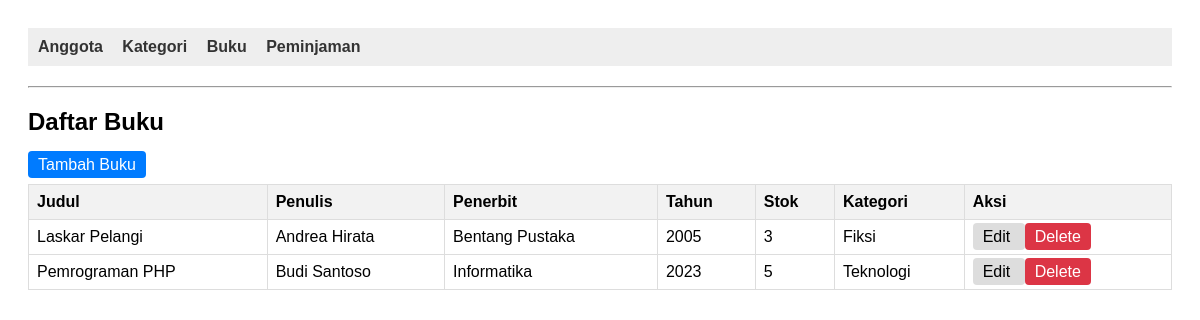
Screenshot of /index.php?entity=buku with the database file from the repository.
### tables this page shows
CREATE TABLE buku (
    id_buku INT PRIMARY KEY AUTO_INCREMENT,
    judul VARCHAR(200) NOT NULL,
    penulis VARCHAR(100) NOT NULL,
    penerbit VARCHAR(100),
    tahun_terbit YEAR,
    stok INT DEFAULT 1,
    kategori_id INT,
    FOREIGN KEY (kategori_id) REFERENCES kategori(id_kategori)
);

CREATE TABLE kategori (
    id_kategori INT PRIMARY KEY AUTO_INCREMENT,
    nama_kategori VARCHAR(50) UNIQUE NOT NULL,
    deskripsi TEXT
);

### models/Buku.php (called while the page is built, shortened)
<?php
require_once "config/Database.php";
class BukuModel
{
    private $conn;
    private $table = "buku";
    public function __construct()
    {
        $database = new Database();
        $this->conn = $database->getConnection();
    }
    public function getAll()
    {
        $query = "SELECT b.*, k.nama_kategori
                  FROM " . $this->table . " b
                  LEFT JOIN kategori k ON b.kategori_id = k.id_kategori
                  ORDER BY b.judul";
        $stmt = $this->conn->prepare($query);
        $stmt->execute();
        return $stmt->fetchAll(PDO::FETCH_ASSOC);
    }
}
?>

### config/Database.php (called while the page is built, shortened)
<?php
class Database
{
    private $host = "localhost";
    private $database = "db_library";
    private $username = "root";
    private $password = "";
    public function getConnection()
    {
        $this->conn = null;
        try {
            $this->conn = new PDO("mysql:host=" . $this->host . ";dbname=" . $this->database, $this->username, $this->password);
            $this->conn->setAttribute(PDO::ATTR_ERRMODE, PDO::ERRMODE_EXCEPTION);
        } catch (PDOException $exception) {
            echo "Connection error: " . $exception->getMessage();
        }
        return $this->conn;
    }
}

### models/Kategori.php (called while the page is built, shortened)
<?php
require_once "config/Database.php";
class KategoriModel
{
    public function __construct()
    {
        $database = new Database();
    }
}
?>

### viewmodels/BukuViewModel.php (called while the page is built, shortened)
<?php
require_once 'models/Buku.php';
require_once 'models/Kategori.php';
class BukuViewModel
{
    private $bukuModel;
    public function __construct()
    {
        $this->bukuModel = new BukuModel();
    }
    public function getBukuList()
    {
        return $this->bukuModel->getAll();
    }
}
?>

### views/buku_list.php (the view)
<?php
require_once 'views/template/header.php';
?>
<h2>Daftar Buku</h2>
<a href="index.php?entity=buku&action=add" class="btn btn-primary">Tambah Buku</a>
<table>
    <thead>
        <tr>
            <th>Judul</th>
            <th>Penulis</th>
            <th>Penerbit</th>
            <th>Tahun</th>
            <th>Stok</th>
            <th>Kategori</th>
            <th>Aksi</th>
        </tr>
    </thead>
    <tbody>
        <?php
        foreach ($bukuList as $buku):
        ?>
        <tr>
            <td><?php echo htmlspecialchars($buku['judul']); ?></td>
            <td><?php echo htmlspecialchars($buku['penulis']); ?></td>
            <td><?php echo htmlspecialchars($buku['penerbit'] ?? '-'); ?></td>
            <td><?php echo $buku['tahun_terbit']; ?></td>
            <td><?php echo $buku['stok']; ?></td>
            <td><?php echo htmlspecialchars($buku['nama_kategori'] ?? '-'); ?></td>
            <td>
                <a href="index.php?entity=buku&action=edit&id=<?php echo $buku['id_buku']; ?>" class="btn">
                    Edit
                </a>
                <a href="index.php?entity=buku&action=delete&id=<?php echo $buku['id_buku']; ?>"
                   class="btn btn-danger"
                   onclick="return confirm('Yakin hapus buku ini?')">
                    Delete
                </a>
            </td>
        </tr>
        <?php endforeach; ?>
    </tbody>
</table>
<?php
require_once 'views/template/footer.php';
?>

### index.php (shortened to what this page needs)
<?php
require_once 'viewmodels/BukuViewModel.php';
$entity = isset($_GET['entity']) ? $_GET['entity'] : 'anggota';
$action = isset($_GET['action']) ? $_GET['action'] : 'list';
if ($entity === 'anggota') {
    $anggotaVM = new AnggotaViewModel();
    switch ($action) {
        case 'list':
            $anggotaList = $anggotaVM->getAnggotaList();
            require_once 'views/anggota_list.php';
            break;
        case 'add':
            require_once 'views/anggota_form.php';
            break;
        case 'edit':
            if (!isset($_GET['id'])) {
                die('Error: ID tidak ditemukan');
            }
            $id = $_GET['id'];
            $anggota = $anggotaVM->getAnggotaById($id);
            require_once 'views/anggota_form.php';
            break;
        case 'save':
            $nama = $_POST['nama'] ?? '';
            $email = $_POST['email'] ?? '';
            $no_telepon = $_POST['no_telepon'] ?? '';
            $tanggal_daftar = $_POST['tanggal_daftar'] ?? date('Y-m-d');
            $status = $_POST['status'] ?? 'aktif';
            $data = [
                'nama' => $nama,
                'email' => $email,
                'no_telepon' => $no_telepon,
                'tanggal_daftar' => $tanggal_daftar,
                'status' => $status
            ];
            $anggotaVM->addAnggota($data);
            header('Location: index.php?entity=anggota&action=list');
            exit();
        case 'update':
            if (!isset($_GET['id'])) {
                die('Error: ID tidak ditemukan');
            }
            $id = $_GET['id'];
            $nama = $_POST['nama'] ?? '';
            $email = $_POST['email'] ?? '';
            $no_telepon = $_POST['no_telepon'] ?? '';
            $status = $_POST['status'] ?? 'aktif';
            $data = [
                'nama' => $nama,
                'email' => $email,
                'no_telepon' => $no_telepon,
                'status' => $status
            ];
            $anggotaVM->updateAnggota($id, $data);
            header('Location: index.php?entity=anggota&action=list');
            exit();
        case 'delete':
            if (!isset($_GET['id'])) {
                die('Error: ID tidak ditemukan');
            }
            $id = $_GET['id'];
            $anggotaVM->deleteAnggota($id);
            header('Location: index.php?entity=anggota&action=list');
            exit();
        default:
            echo "Invalid action.";
            break;
    }
} elseif ($entity === 'buku') {
    $bukuVM = new BukuViewModel();
    switch ($action) {
        case 'list':
            $bukuList = $bukuVM->getBukuList();
            require_once 'views/buku_list.php';
            break;
    }
} else {
    echo "Invalid entity. Entity yang valid: anggota, buku, kategori, peminjaman";
}

### views/template/header.php (shortened to what this page needs)
<!DOCTYPE html>
<html lang="en">
<head>
</head>
<body>
    <nav>
        <a href="index.php?entity=anggota">Anggota</a>
        <a href="index.php?entity=kategori">Kategori</a>
        <a href="index.php?entity=buku">Buku</a>
        <a href="index.php?entity=peminjaman">Peminjaman</a>
    </nav>
    <hr>

### views/template/footer.php
</body>
</html>

### views/template/header.php (style rules this page uses)
body { font-family: sans-serif; padding: 20px; }
nav { background: #eee; padding: 10px; margin-bottom: 20px; }
nav a { margin-right: 15px; text-decoration: none; color: #333; font-weight: bold; }
table { border-collapse: collapse; width: 100%; margin-top: 10px; }
th, td { border: 1px solid #ddd; padding: 8px; text-align: left; }
th { background-color: #f2f2f2; }
.btn { padding: 5px 10px; text-decoration: none; background: #ddd; color: black; border-radius: 4px; }
.btn-primary { background: #007bff; color: white; }
.btn-danger { background: #dc3545; color: white; }

### rows the page displays
buku: judul "Laskar Pelangi", penulis "Andrea Hirata", penerbit "Bentang Pustaka", tahun_terbit "2005", stok "3", kategori.nama_kategori "Fiksi"
buku: judul "Pemrograman PHP", penulis "Budi Santoso", penerbit "Informatika", tahun_terbit "2023", stok "5", kategori.nama_kategori "Teknologi"
